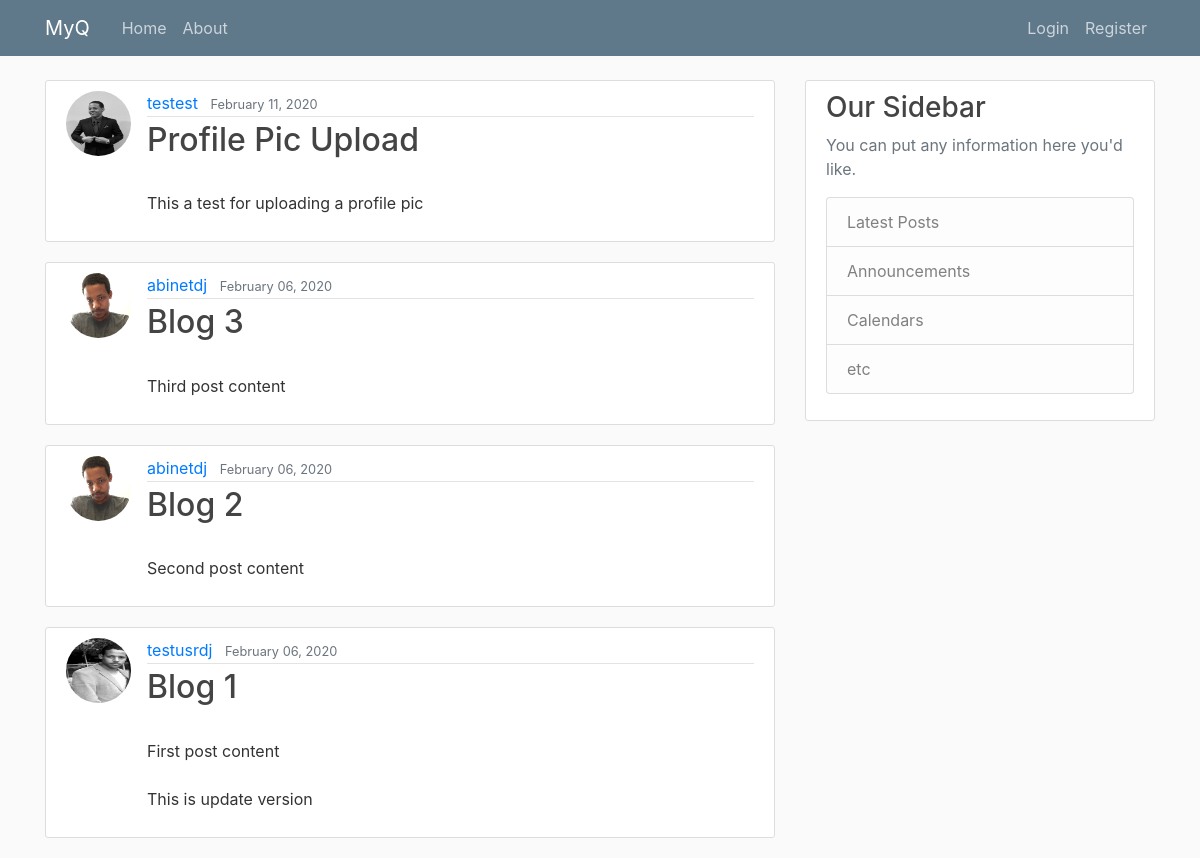
The page /blog/ on the database as committed earlier.
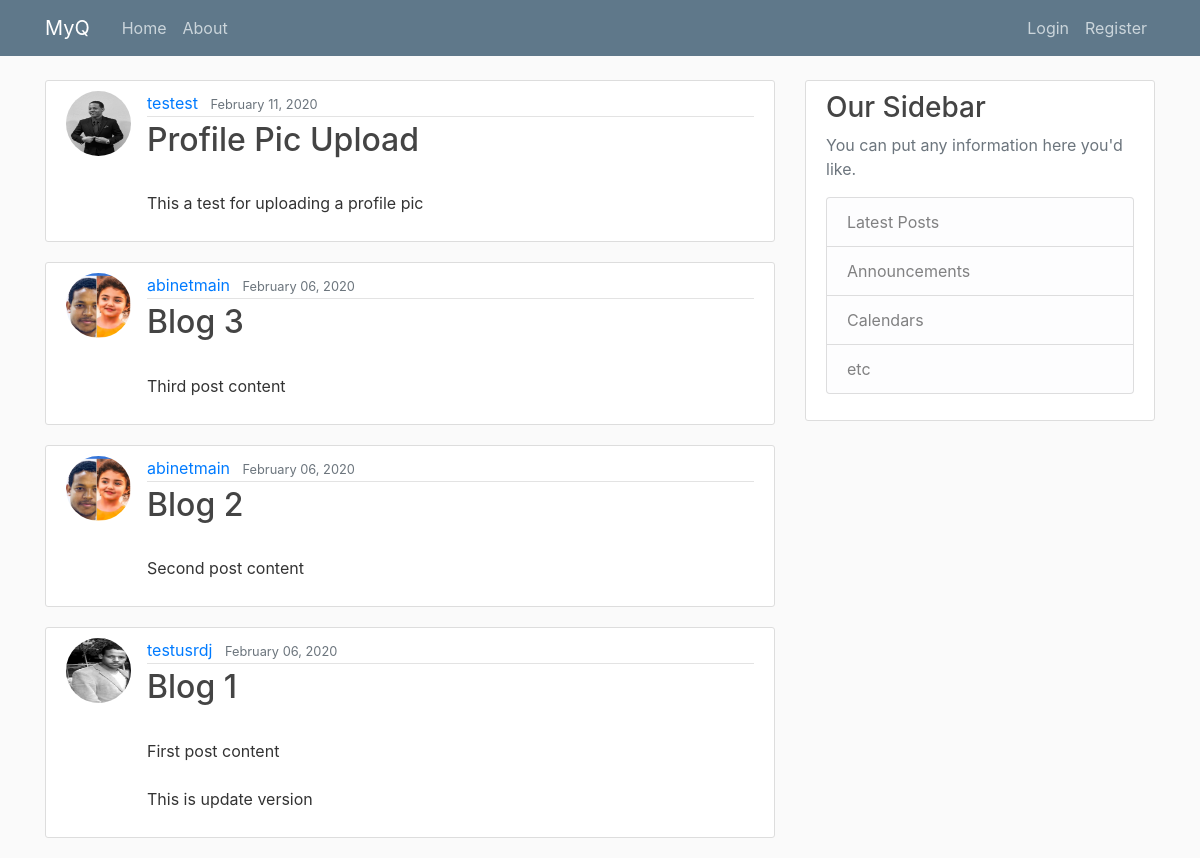
The same page on the database as committed later.
### blog/models.py (models this page shows, shortened)
class Post(models.Model):
    title = models.CharField(max_length=100)
    content = models.TextField()
    date_posted = models.DateTimeField(default=timezone.now)
    author = models.ForeignKey(User, on_delete=models.CASCADE)

### users/models.py (models this page shows, shortened)
class Profile(models.Model):
    user = models.OneToOneField(User, on_delete=models.CASCADE)
    image = models.ImageField(default='default.jpg', upload_to='profile_pics')

### blog/views.py (the view)
# urls.py: path('', PostListView.as_view(), name='blog-home'),
class PostListView(ListView):
    model = Post
    template_name = 'blog/home.html'  # <app>/<model>_<viewtype>.html
    context_object_name = 'posts'
    ordering = ['-date_posted']
    paginate_by = 5

### blog/templates/blog/home.html
{% extends "blog/base.html" %}
{% block content %}
    {% for post in posts %}
        <article class="media content-section">
           <img class="rounded-circle article-img" src="{{ post.author.profile.image.url }}">
          <div class="media-body">
            <div class="article-metadata">
              <a class="mr-2" href="#">{{ post.author }}</a>
              <small class="text-muted">
                {{ post.date_posted|date:"F d, Y" }}</small>
            </div>
            <h2><a class="article-title" href="{% url 'post-detail' post.id%}">
              {{ post.title }}</a></h2>
            <p class="article-content">
              {{ post.content }}</p>
          </div>
        </article>
    {% endfor %}
{% endblock content %}

Rows that differ between the two databases and show on the page:
changed through a linked row, Post "Blog 3": author.profile.image: a different picture; author "abinetdj" → "abinetmain"
changed through a linked row, Post "Blog 2": author.profile.image: a different picture; author "abinetdj" → "abinetmain"
